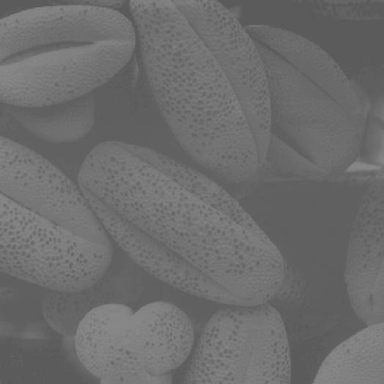
%> input picture citra_test_images/4. Kasus 3/image_02.png, 384 x 384 px, shrunk from 524 x 524 before the run
$ octave image_02.m   (GNU Octave 9; MATLAB toolbox functions it lacks are replaced by stand-ins)
%> lines starting %> are read from the running program, lines starting %| are printed output that depends on the picture
### src/manual_histogram.m
function [h, p] = manual_histogram(Image)
    % Fungsi menghitung histogram citra berukuran M x N dengan 256 derajat keabuan.
    % Input:
    %   Image : Matriks citra 2D M x N (uint8 atau double)
    % Output:
    %   h : Frekuensi piksel (0..255)
    %   p : Probabilitas atau Normalisasi (float 0.0..1.0)

    % Ambil ukuran citra (M = jumlah baris, N = jumlah kolom)
    [M, N] = size(Image);

    % Inisialisasi h[0..255] dengan 0
    h = zeros(1, 256);

    % Hitung frekuensi piksel
    for i = 1:M
        for j = 1:N
            val = double(Image(i, j));
            h(val + 1) = h(val + 1) + 1;
        end
    end

    % Normalisasi p[i] dengan jumlah seluruh pixel
    n = M * N;
    p = zeros(1, 256);
    for i = 1:256
        p(i) = h(i) / n;
    end
end

### src/contrast_stretching.m
function ImageOut = contrast_stretching(Image, r_min, r_max)
    % Memetakan rentang piksel citra menggunakan Linear Contrast Stretching
    % Input:
    %   Image   : Matriks citra 2D (uint8 atau double)
    %   r_min   : Batas intensitas bawah (default: min nilai piksel asli)
    %   r_max   : Batas intensitas atas (default: max nilai piksel asli)
    % Output:
    %   ImageOut : Matriks citra 2D hasil peregangan (uint8)

    ImageDouble = double(Image);

    % Penanganan Parameter Default (min max contrast stretching)
    if nargin < 2 || isempty(r_min)
        r_min = min(ImageDouble(:));
    end
    if nargin < 3 || isempty(r_max)
        r_max = max(ImageDouble(:));
    end

    % Hindari pembagian 0
    if r_max == r_min
        ImageOut = uint8(ImageDouble);
        return;
    end
    fprintf('r_min: %.2f | r_max: %.2f\n', r_min, r_max);

    % Linear Contrast Stretching
    ImageStretched = (ImageDouble - r_min) * (255.0 / (r_max - r_min));

    % Clipping jika r_min dan r_max di luar/dalam rentang asli
    ImageStretched(ImageStretched < 0) = 0;
    ImageStretched(ImageStretched > 255) = 255;

    ImageOut = uint8(ImageStretched);
end

### src/power_transform.m
function ImageOut = power_transform(Image, c, gamma)
    % POWER_TRANSFORM
    % Fungsi untuk memetakan pixel menggunakan transformasi pangkat (gamma)
    %   Image : Matriks citra 2D (uint8)
    %   c     : Konstanta pengali (default 1)
    %   gamma : Nilai gamma
    % Output:
    %   ImageOut : Matriks citra 2D hasil transformasi

    if nargin < 2
        c = 1;
    end

    if nargin < 3
        gamma = 1;
    end

    [n, m] = size(Image);
    ImageOut = zeros(n, m, 'uint8');

    for i = 1:n
        for j = 1:m

            % Normalisasi pixel ke rentang 0-1 untuk perhitungan pangkat
            r = double(Image(i, j)) / 255.0;

            % trans power: s = c * r^gamma
            value = c * (r^gamma) * 255.0;
            ImageOut(i, j) = uint8(value);
        end
    end
end

### src/histogram_equalization.m
function ImageOut = histogram_equalization(Image)
    % HistOGRAM_EQUALIZATION
    % Fungsi untuk meratakan distribusi intensitas citra (perataan
    % Histogram)
    % Input:
    %   Image : Matriks citra 2D
    % Output:
    %   ImageOut : Matriks citra 2D hasil ekualisasi

    [n, m] = size(Image);
    Image = uint8(Image);
    total_pixels = n * m;

    % Membuat Histogram dari freq setiap intensitas
    Hist = zeros(1, 256);
    for i = 1:n
        for j = 1:m
            value = double(Image(i, j)) + 1;
            Hist(value) = Hist(value) + 1;
        end
    end

    % Menghitung probabilitas dan nilai CDF (Cumulative Distribution
    % Function)
    cdf = zeros(1, 256);
    sum_prob = 0.0;
    for i = 1:256
        prob = Hist(i) / total_pixels;
        sum_prob = sum_prob + prob;

        % Pemetaan ke grayscale baru (0 - 256)
        cdf(i) = floor(255 * sum_prob);
    end

    % Update pixel citra sesuai hasil pemetaan cdf
    ImageOut = zeros(n, m, 'uint8');
    for i = 1:n
        for j = 1:m
            pixel_value = double(Image(i, j));
            ImageOut(i, j) = uint8(cdf(pixel_value + 1));
        end
    end
end

### cases/4. Kasus 3/image_02.m
% =========================================================================
% IMAGE ENHANCEMENT (KASUS 3, IMAGE 02)
% =========================================================================
% Note: Sesuaikan input atau metode pada bagian #2 dan #5,
% Bagian lain relatif konstan kecuali jika diperlukan perubahan
clear; clc; close all;

% #1 PENGATURAN PATH
addpath(genpath('../../src'));
addpath(genpath('../../citra_test_images'));

% #2 INPUT DAN METADATA
img_path      = '4. Kasus 3/image_02.png'; % Ubah sesuai kasus dan citra uji yang digunakan
method_name   = 'Unprocessed';             % Ubah sesuai metode yang digunakan
method_params = 'None';                    % Ubah sesuai parameter yang digunakan

img_in = imread(img_path);
%> img_in is the input picture: size 384x384x3 uint8; min 87, max 138, mean 108.7

% #3 HANDLING TIPE CITRA (GRAYSCALE DAN RGB)
is_3ch = (size(img_in, 3) == 3);
is_grayscale = false;
if is_3ch
    diff_rg = max(abs(double(img_in(:,:,1)) - double(img_in(:,:,2))), [], 'all');
%> diff_rg = 0
    diff_rb = max(abs(double(img_in(:,:,1)) - double(img_in(:,:,3))), [], 'all');
%> diff_rb = 0
    if diff_rg == 0 && diff_rb == 0
        is_grayscale = true;
    end
else
    is_grayscale = true;
end

% #4 ANALISIS STATISTIK DAN HISTOGRAM AWAL
if is_grayscale
    img_in_proc = img_in(:,:,1);
    [~, hist_in] = manual_histogram(img_in_proc);
%> after the loop in manual_histogram, `for i = 1:M`: h = 256 values, max 10938 at index 97, min 0 at index 1, mean 576
%> after the loop in manual_histogram, `for i = 1:256`: p = 256 values, max 0.0742 at index 97, min 0 at index 1, mean 0.00391
%> hist_in has the same summary as p in manual_histogram
    stats_in = struct('min', min(img_in_proc,[],'all'), ...
                      'max', max(img_in_proc,[],'all'), ...
                      'mean', mean(double(img_in_proc),'all'), ...
                      'std', std(double(img_in_proc),0,'all'));
%> stats_in = {min 87, max 138, mean 108.7, std 11.35}
else
    [~, hist_in_R] = manual_histogram(img_in(:,:,1));
    [~, hist_in_G] = manual_histogram(img_in(:,:,2));
    [~, hist_in_B] = manual_histogram(img_in(:,:,3));
    stats_in = struct('min',  [min(img_in(:,:,1),[],'all'), min(img_in(:,:,2),[],'all'), min(img_in(:,:,3),[],'all')], ...
                      'max',  [max(img_in(:,:,1),[],'all'), max(img_in(:,:,2),[],'all'), max(img_in(:,:,3),[],'all')], ...
                      'mean', [mean(double(img_in(:,:,1)),'all'), mean(double(img_in(:,:,2)),'all'), mean(double(img_in(:,:,3)),'all')], ...
                      'std',  [std(double(img_in(:,:,1)),0,'all'), std(double(img_in(:,:,2)),0,'all'), std(double(img_in(:,:,3)),0,'all')]);
end

% #5 PROSES ENHANCEMENT
method_name   = 'Intensity Transformation -> Contrast Stretching';
method_params = 'Min-Max Stretching';

if is_grayscale
    img_out = contrast_stretching(img_in_proc);
%> in contrast_stretching, `r_min = min(ImageDouble(:));`: r_min = 87
%> in contrast_stretching, `r_max = max(ImageDouble(:));`: r_max = 138
%| r_min: 87.00 | r_max: 138.00
%> in contrast_stretching, `ImageStretched = (ImageDouble - r_min) * (255.0 / (r_max - r_min));`:
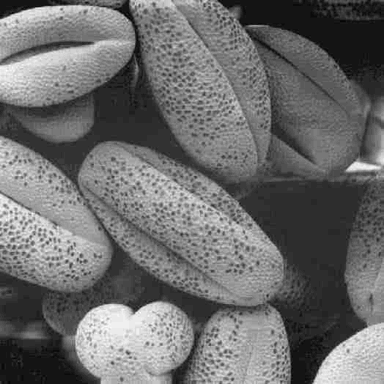
%> ImageStretched: size 384x384 double; min 0, max 255, mean 108.5
    if is_3ch
        img_out = cat(3, img_out, img_out, img_out);
    end
else
    img_out = zeros(size(img_in), 'like', img_in);
    for c = 1:3
        img_out(:,:,c) = contrast_stretching(img_in(:,:,c));
    end
end

% #6 ANALISIS STATISTIK DAN HISTOGRAM AKHIR
if is_grayscale
    if is_3ch && size(img_out, 3) == 3
        img_out_proc = img_out(:,:,1);
    else
        img_out_proc = img_out;
    end
    [~, hist_out] = manual_histogram(img_out_proc);
%> hist_out = 256 values, max 0.0742 at index 46, min 0 at index 2, mean 0.00391
    stats_out = struct('min', min(img_out_proc,[],'all'), ...
                       'max', max(img_out_proc,[],'all'), ...
                       'mean', mean(double(img_out_proc),'all'), ...
                       'std', std(double(img_out_proc),0,'all'));
%> stats_out = {min 0, max 255, mean 108.5, std 56.74}
else
    [~, hist_out_R] = manual_histogram(img_out(:,:,1));
    [~, hist_out_G] = manual_histogram(img_out(:,:,2));
    [~, hist_out_B] = manual_histogram(img_out(:,:,3));
    stats_out = struct('min',  [min(img_out(:,:,1),[],'all'), min(img_out(:,:,2),[],'all'), min(img_out(:,:,3),[],'all')], ...
                      'max',  [max(img_out(:,:,1),[],'all'), max(img_out(:,:,2),[],'all'), max(img_out(:,:,3),[],'all')], ...
                      'mean', [mean(double(img_out(:,:,1)),'all'), mean(double(img_out(:,:,2)),'all'), mean(double(img_out(:,:,3)),'all')], ...
                      'std',  [std(double(img_out(:,:,1)),0,'all'), std(double(img_out(:,:,2)),0,'all'), std(double(img_out(:,:,3)),0,'all')]);
end

% #7 RINGKASAN OUTPUT
if is_grayscale
    if is_3ch
        type_str = 'Grayscale (Pseudo-RGB 3 Channel)';
    else
        type_str = 'Grayscale (1 Channel)';
    end
else
    type_str = 'RGB (True Color 3 Channel)';
end

fprintf('\n--- INFORMASI CITRA DAN METODE ENHANCEMENT ---\n');
fprintf('File Citra : %s\n', img_path);
fprintf('Tipe Citra : %s\n', type_str);
fprintf('Metode     : %s\n', method_name);
fprintf('Parameter  : %s\n', method_params);

if is_grayscale
    fprintf('\n--- STATISTIK CITRA MASUKAN ---\n');
    fprintf('Min    : %3d\n', stats_in.min);
%| Min    :  87
    fprintf('Max    : %3d\n', stats_in.max);
%| Max    : 138
    fprintf('Mean   : %6.2f\n', stats_in.mean);
%| Mean   : 108.70
    fprintf('StdDev : %6.2f\n', stats_in.std);
%| StdDev :  11.35

    fprintf('\n--- STATISTIK CITRA HASIL ENHANCEMENT ---\n');
    fprintf('Min    : %3d\n', stats_out.min);
%| Min    :   0
    fprintf('Max    : %3d\n', stats_out.max);
%| Max    : 255
    fprintf('Mean   : %6.2f\n', stats_out.mean);
%| Mean   : 108.51
    fprintf('StdDev : %6.2f\n', stats_out.std);
%| StdDev :  56.74
else
    fprintf('\n--- STATISTIK CITRA MASUKAN ---\n');
    fprintf('Channel | Min | Max |   Mean   |  StdDev\n');
    fprintf('  R     | %3d | %3d | %8.2f | %8.2f\n', stats_in.min(1), stats_in.max(1), stats_in.mean(1), stats_in.std(1));
    fprintf('  G     | %3d | %3d | %8.2f | %8.2f\n', stats_in.min(2), stats_in.max(2), stats_in.mean(2), stats_in.std(2));
    fprintf('  B     | %3d | %3d | %8.2f | %8.2f\n', stats_in.min(3), stats_in.max(3), stats_in.mean(3), stats_in.std(3));

    fprintf('\n--- STATISTIK CITRA HASIL ENHANCEMENT ---\n');
    fprintf('Channel | Min | Max |   Mean   |  StdDev\n');
    fprintf('  R     | %3d | %3d | %8.2f | %8.2f\n', stats_out.min(1), stats_out.max(1), stats_out.mean(1), stats_out.std(1));
    fprintf('  G     | %3d | %3d | %8.2f | %8.2f\n', stats_out.min(2), stats_out.max(2), stats_out.mean(2), stats_out.std(2));
    fprintf('  B     | %3d | %3d | %8.2f | %8.2f\n', stats_out.min(3), stats_out.max(3), stats_out.mean(3), stats_out.std(3));
end

% #8 VISUALISASI PERBANDINGAN
figure('Name', ['Pengujian: ' img_path], 'NumberTitle', 'off');

% Citra Masukan vs Citra Hasil
subplot(2, 2, 1); imshow(img_in);  title('Citra Masukan');
subplot(2, 2, 2); imshow(img_out); title(['Hasil Enhancement: ' method_name]);

% Histogram Awal vs Histogram Hasil
subplot(2, 2, 3);
if is_grayscale
    bar(0:255, hist_in, 'BarWidth', 1, 'FaceColor', [0.2 0.2 0.2]);
    title('Histogram Awal');
else
    plot(0:255, hist_in_R, 'r', 0:255, hist_in_G, 'g', 0:255, hist_in_B, 'b', 'LineWidth', 1.2);
    title('Histogram Awal (RGB)'); legend('R', 'G', 'B');
end
xlabel('Intensitas'); ylabel('Probabilitas'); grid on;

subplot(2, 2, 4);
if is_grayscale
    bar(0:255, hist_out, 'BarWidth', 1, 'FaceColor', [0.2 0.2 0.2]);
    title('Histogram Hasil');
else
    plot(0:255, hist_out_R, 'r', 0:255, hist_out_G, 'g', 0:255, hist_out_B, 'b', 'LineWidth', 1.2);
    title('Histogram Hasil (RGB)'); legend('R', 'G', 'B');
end
xlabel('Intensitas'); ylabel('Probabilitas'); grid on;
%> after `grid on`:
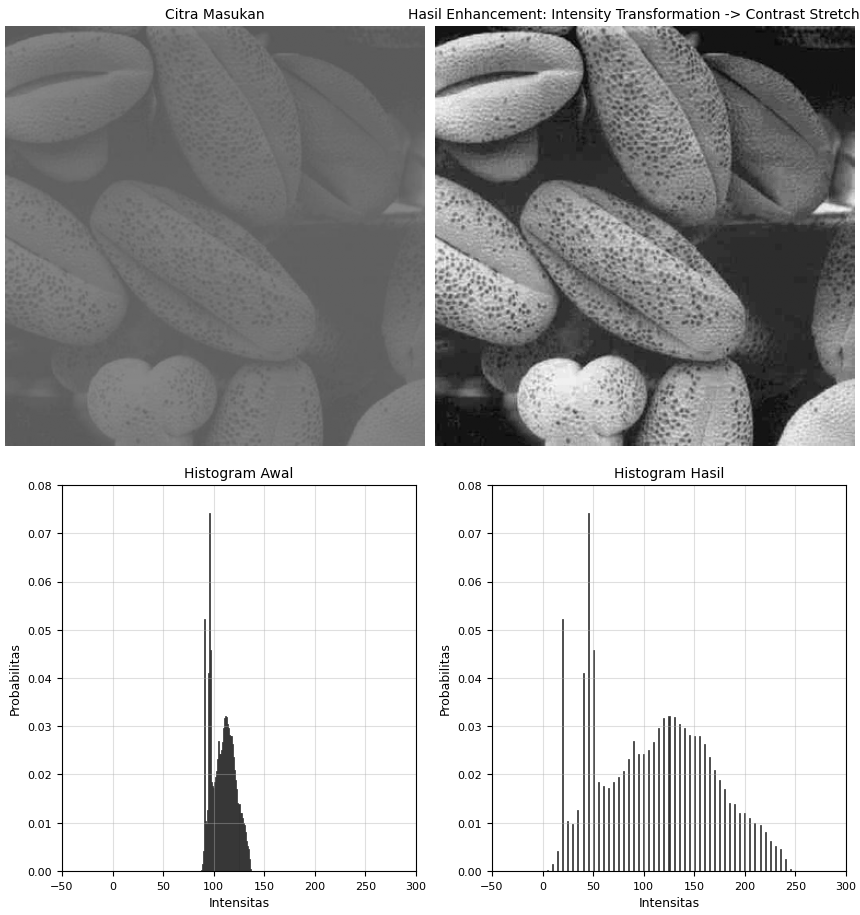
%> figure redrawn from the program's plot data, 4 panels

% #9 EKSPLORASI I
% Perbandingan Contrast Stretching (Min-Max vs Percentile) dengan Histogram Equalization dan Gamma Correction

manual_r_min = 87;
manual_r_max = 135;

if is_grayscale
    img_cs_minmax_proc = contrast_stretching(img_in_proc);
%| r_min: 87.00 | r_max: 138.00
    img_cs_manual_proc = contrast_stretching(img_in_proc, manual_r_min, manual_r_max);
    img_gamma_low_proc  = power_transform(img_in_proc, 1, 0.5);
%> after the loop in power_transform, `for i = 1:n`:
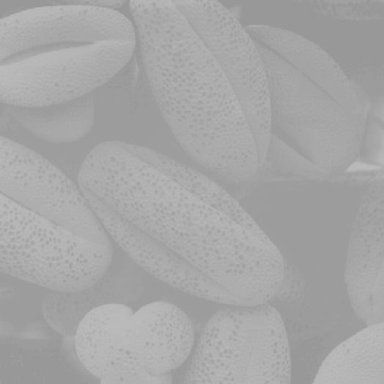
%> ImageOut: size 384x384 uint8; min 149, max 188, mean 166.2
    img_gamma_high_proc = power_transform(img_in_proc, 1, 1.5);
%> call 2 of power_transform, with c = 1, gamma = 1.5
%> after the loop in power_transform (call 2), `for i = 1:n`:
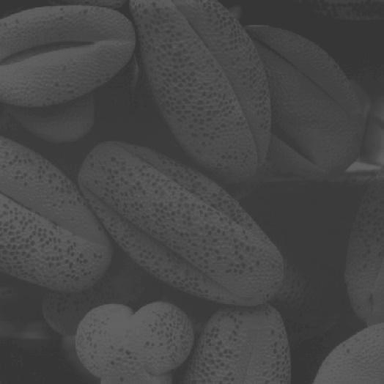
%> ImageOut: size 384x384 uint8; min 51, max 102, mean 71.1
    img_he_proc         = histogram_equalization(img_in_proc);
%> after the loop in histogram_equalization, `for i = 1:n`: Hist has the same summary as h in manual_histogram
%> after the loop in histogram_equalization, `for i = 1:256`: cdf = 256 values from 0 to 255; sum_prob = 1
%> after the loop in histogram_equalization, `for i = 1:n`:
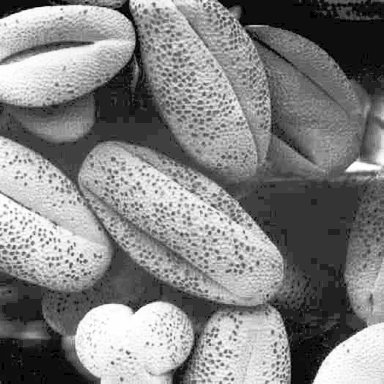
%> ImageOut: size 384x384 uint8; min 0, max 255, mean 130.7

    if is_3ch
        img_cs_minmax = cat(3, img_cs_minmax_proc, img_cs_minmax_proc, img_cs_minmax_proc);
        img_cs_manual = cat(3, img_cs_manual_proc, img_cs_manual_proc, img_cs_manual_proc);
        img_gamma_low  = cat(3, img_gamma_low_proc, img_gamma_low_proc, img_gamma_low_proc);
        img_gamma_high = cat(3, img_gamma_high_proc, img_gamma_high_proc, img_gamma_high_proc);
        img_he         = cat(3, img_he_proc, img_he_proc, img_he_proc);
    else
        img_cs_minmax = img_cs_minmax_proc;
        img_cs_manual = img_cs_manual_proc;
        img_gamma_low  = img_gamma_low_proc;
        img_gamma_high = img_gamma_high_proc;
        img_he         = img_he_proc;
    end
else
    img_cs_minmax = zeros(size(img_in), 'like', img_in);
    img_cs_manual = zeros(size(img_in), 'like', img_in);
    img_gamma_low  = zeros(size(img_in), 'like', img_in);
    img_gamma_high = zeros(size(img_in), 'like', img_in);
    img_he         = zeros(size(img_in), 'like', img_in);

    for c = 1:3
        img_cs_minmax(:,:,c) = contrast_stretching(img_in(:,:,c));
        img_cs_manual(:,:,c) = contrast_stretching(img_in(:,:,c), manual_r_min, manual_r_max);
        img_gamma_low(:,:,c)  = power_transform(img_in(:,:,c), 1, 0.5);
        img_gamma_high(:,:,c) = power_transform(img_in(:,:,c), 1, 1.5);
        img_he(:,:,c)         = histogram_equalization(img_in(:,:,c));
    end
end

figure('Name', ['Eksplorasi I - Perbandingan Variasi Enhancement: ' img_path], 'NumberTitle', 'off');
subplot(2, 3, 1); imshow(img_in);         title('1. Citra Masukan');
subplot(2, 3, 2); imshow(img_cs_minmax);  title('2. CS Default (Min-Max)');
subplot(2, 3, 3); imshow(img_cs_manual);  title(sprintf('3. CS Manual Range (%d-%d)', manual_r_min, manual_r_max));
subplot(2, 3, 4); imshow(img_he);         title('4. Histogram Equalization');
subplot(2, 3, 5); imshow(img_gamma_low);  title('5. Gamma Correction (gamma = 0.5)');
subplot(2, 3, 6); imshow(img_gamma_high); title('6. Gamma Correction (gamma = 1.5)');

% #10 EKSPLORASI II
% Analisis perbandingan Min-Max Stretching Default vs Manual Range beserta histogramnya

if is_grayscale
    [~, hist_in_val]     = manual_histogram(img_in_proc);
%> hist_in_val has the same summary as p in manual_histogram
    [~, hist_minmax_val] = manual_histogram(img_cs_minmax_proc);
%> hist_minmax_val has the same summary as hist_out
    [~, hist_manual_val] = manual_histogram(img_cs_manual_proc);
%> hist_manual_val = 256 values, max 0.0742 at index 49, min 0 at index 2, mean 0.00391
end

figure('Name', ['Eksplorasi II - Analisis Min-Max vs Manual Range Stretching: ' img_path], 'NumberTitle', 'off');
subplot(2, 3, 1); imshow(img_in);        title('1. Citra Masukan');
subplot(2, 3, 2); imshow(img_cs_minmax); title('2. CS Default (Min-Max)');
subplot(2, 3, 3); imshow(img_cs_manual); title(sprintf('3. CS Manual Range (%d-%d)', manual_r_min, manual_r_max));

subplot(2, 3, 4);
if is_grayscale
    bar(0:255, hist_in_val, 'BarWidth', 1, 'FaceColor', [0.3 0.3 0.3]);
else
    plot(0:255, hist_in_R, 'r', 0:255, hist_in_G, 'g', 0:255, hist_in_B, 'b', 'LineWidth', 1.2);
end
title('Histogram Citra Masukan');
xlabel('Intensitas'); ylabel('Probabilitas'); grid on; xlim([0 255]);

subplot(2, 3, 5);
if is_grayscale
    bar(0:255, hist_minmax_val, 'BarWidth', 1, 'FaceColor', [0.2 0.4 0.8]);
else
    [~, h_mm_R] = manual_histogram(img_cs_minmax(:,:,1));
    [~, h_mm_G] = manual_histogram(img_cs_minmax(:,:,2));
    [~, h_mm_B] = manual_histogram(img_cs_minmax(:,:,3));
    plot(0:255, h_mm_R, 'r', 0:255, h_mm_G, 'g', 0:255, h_mm_B, 'b', 'LineWidth', 1.2);
end
title('Histogram CS Default (Min-Max)');
xlabel('Intensitas'); ylabel('Probabilitas'); grid on; xlim([0 255]);

subplot(2, 3, 6);
if is_grayscale
    bar(0:255, hist_manual_val, 'BarWidth', 1, 'FaceColor', [0.8 0.2 0.2]);
else
    [~, h_man_R] = manual_histogram(img_cs_manual(:,:,1));
    [~, h_man_G] = manual_histogram(img_cs_manual(:,:,2));
    [~, h_man_B] = manual_histogram(img_cs_manual(:,:,3));
    plot(0:255, h_man_R, 'r', 0:255, h_man_G, 'g', 0:255, h_man_B, 'b', 'LineWidth', 1.2);
end
title(sprintf('Histogram CS Manual (%d-%d)', manual_r_min, manual_r_max));
xlabel('Intensitas'); ylabel('Probabilitas'); grid on; xlim([0 255]);
%> after `xlim([0 255])`:
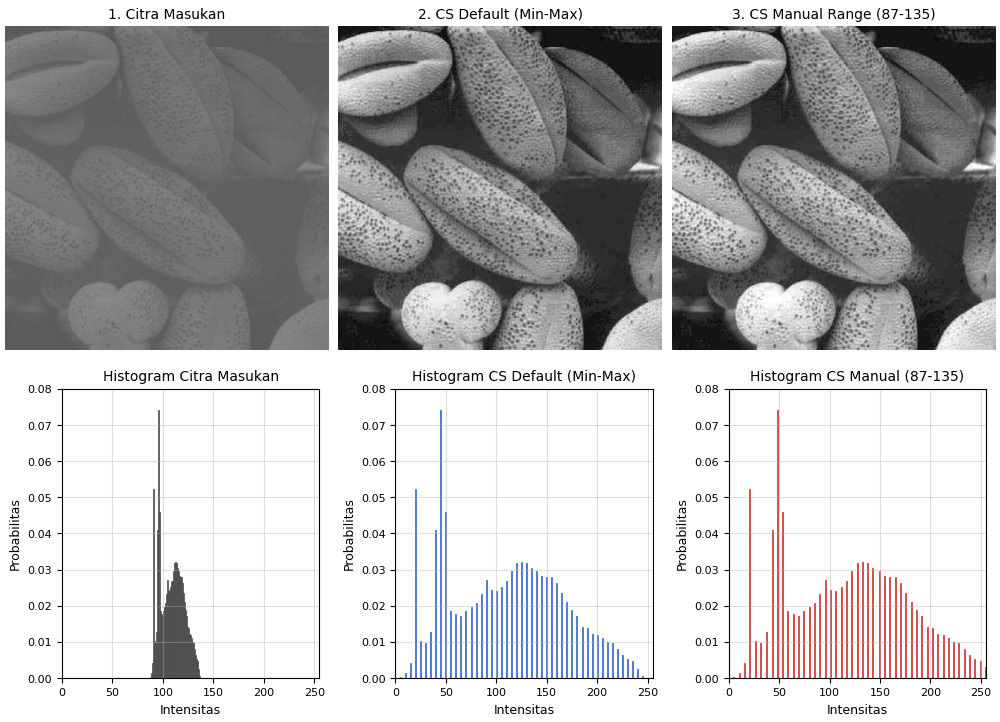
%> figure redrawn from the program's plot data, 6 panels

$ run again, with citra_test_images/4. Kasus 3/image_01.png copied over citra_test_images/4. Kasus 3/image_02.png
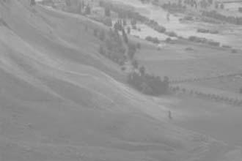
%> input picture citra_test_images/4. Kasus 3/image_01.png, 242 x 161 px, shrunk from 330 x 220 before the run
%> img_in is the input picture: size 161x242x3 uint8; min 117, max 205, mean 147.6
%> diff_rg = 0
%> after the loop in manual_histogram, `for i = 1:M`: h = 256 values, max 2050 at index 137, min 0 at index 1, mean 152.2
%> after the loop in manual_histogram, `for i = 1:256`: p = 256 values, max 0.0526 at index 137, min 0 at index 1, mean 0.00391
%> hist_in has the same summary as p in manual_histogram
%> stats_in = {min 117, max 205, mean 147.6, std 13.61}
%> r_min = 117
%> r_max = 205
%| r_min: 117.00 | r_max: 205.00
%> hist_out = 256 values, max 0.0526 at index 56, min 0 at index 2, mean 0.00391
%> stats_out = {min 0, max 255, mean 88.61, std 39.45}
%| Min    : 117
%| Max    : 205
%| Mean   : 147.58
%| StdDev :  13.61
%| Min    :   0
%| Max    : 255
%| Mean   :  88.61
%| StdDev :  39.45
%| r_min: 117.00 | r_max: 205.00
%> after the loop in power_transform (call 2), `for i = 1:n`:
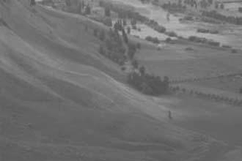
%> ImageOut: size 161x242 uint8; min 79, max 184, mean 112.6
%> after the loop in histogram_equalization, `for i = 1:n`: Hist has the same summary as h in manual_histogram
%> after the loop in histogram_equalization, `for i = 1:256`: cdf = 256 values from 0 to 255; sum_prob = 1
%> after the loop in histogram_equalization, `for i = 1:n`:
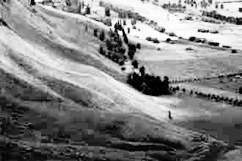
%> ImageOut: size 161x242 uint8; min 0, max 255, mean 130.3
%> hist_in_val has the same summary as p in manual_histogram
%> hist_minmax_val has the same summary as hist_out
%> hist_manual_val = 256 values, max 0.879 at index 256, min 0 at index 1, mean 0.00391
